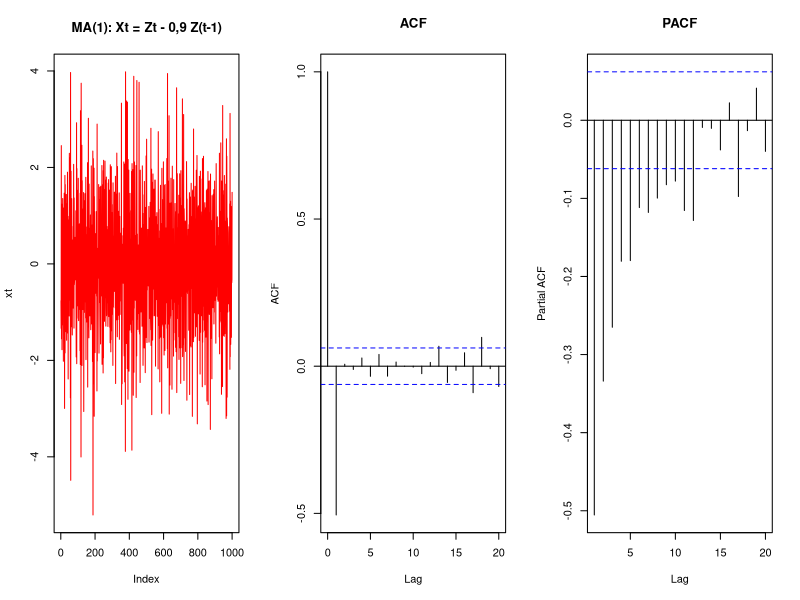
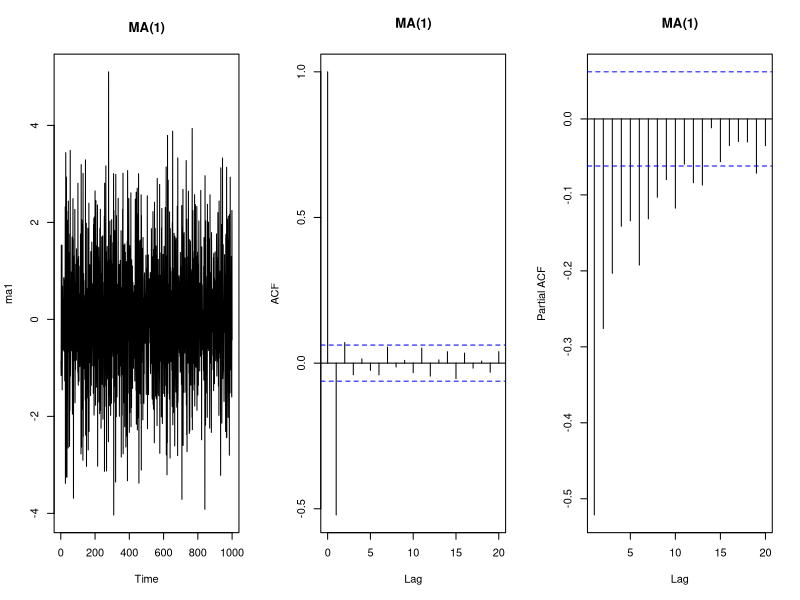
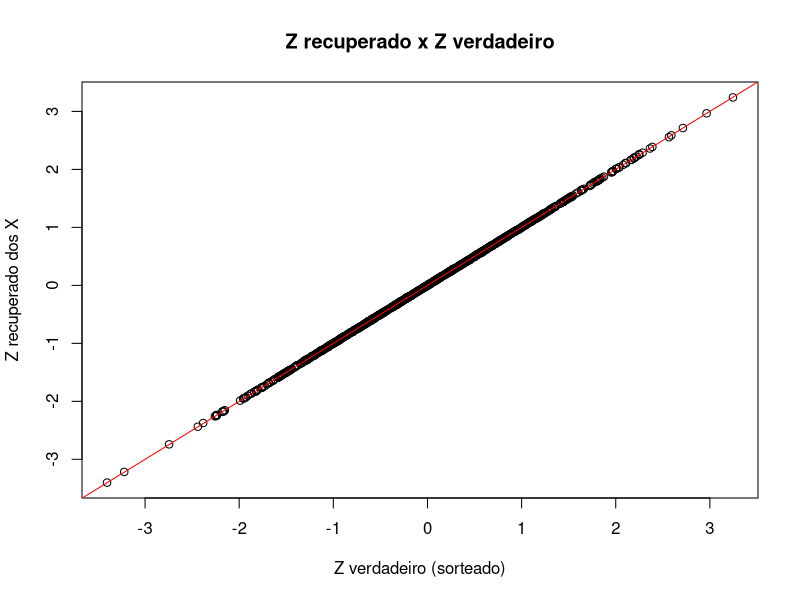

Here is the R script that generated these plots, in order:
# ==========================================================================
# 3o TRABALHO PRATICO - QUESTAO 2
# Considere o modelo MA(1):  Xt = Zt - 0,9*Z(t-1)
#   a) O modelo e estacionario?
#   b) O modelo e inversivel?
# ==========================================================================

library(tseries)      # traz o kpss.test (o mesmo teste usado pelo professor)
graphics.off()        # fecha graficos antigos que possam ter ficado abertos
set.seed(13679821) # semente do professor (Aulas/09/ProcEstocasticos.r): trava o sorteio
                      # e os resultados saem IGUAIS toda vez que o script for rodado
n     <- 1000         # numero de valores da serie (como no 01-MA.R)
beta1 <- -0.9         # o numero do modelo: Xt = Zt + beta1*Z(t-1) = Zt - 0,9*Z(t-1)

# --------------------------------------------------------------------------
# (a) ESTACIONARIEDADE
# --------------------------------------------------------------------------
# Gera a serie como o professor faz no 01-MA.R:
zt <- rnorm(1, 0, 1)                 # primeiro sorteio
xt <- 0
for (i in 2:(n + 1)) {
  zt[i] <- rnorm(1, 0, 1)            # sorteio novo (o "Z" de hoje)
  xt[i] <- zt[i] + beta1 * zt[i - 1] # Xt = Zt - 0,9*Z(t-1)
}
xt <- xt[2:(n + 1)]                  # descarta o primeiro valor (so um zero inicial)
z_verdadeiro <- zt[2:(n + 1)]        # guardamos os sorteios reais, para usar no item (b)

# Valores teoricos (as contas do trabalho), com sigma^2 = 1:
#   media = 0 ; variancia = (1 + beta1^2) = 1,81 ; covariancia lag 1 = beta1 = -0,9
mean(xt)                             # perto de 0
var(xt)                              # perto de 1,81
1 + beta1^2                          # variancia teorica = 1,81
beta1 / (1 + beta1^2)                # rho(1) teorico = -0,497 (formula do slide)
acf(xt, lag.max = 20, plot = FALSE)$acf[2]  # rho(1) estimado dos dados (perto de -0,497)

# Teste KPSS: H0 = serie estacionaria. p >= 0,05 -> NAO rejeita (e estacionaria).
kpss.test(xt, null = "L")

par(mfrow = c(1, 3))
plot(xt, type = "l", col = "red", main = "MA(1): Xt = Zt - 0,9 Z(t-1)")
acf(xt, type = "correlation", lag.max = 20, main = "ACF")
pacf(xt, lag.max = 20, main = "PACF")
par(mfrow = c(1, 1))
# A ACF tem so uma barra (lag 1, negativa) e corta: assinatura do MA(1).

# Conferencia com arima.sim (como o professor faz):
ma1 <- arima.sim(n = 1000, list(ma = c(-0.9)))
par(mfrow = c(1, 3))
plot.ts(ma1, main = "MA(1)")
acf(ma1, type = "correlation", lag.max = 20, main = "MA(1)")
pacf(ma1, lag.max = 20, main = "MA(1)")
par(mfrow = c(1, 1))

# --------------------------------------------------------------------------
# (b) INVERSIBILIDADE
# --------------------------------------------------------------------------
# Polinomio do MA: theta(B) = 1 + beta1*B = 1 - 0,9*B. Precisa ter a raiz FORA do circulo.
raiz <- polyroot(c(1, beta1))        # coeficientes do menor para o maior grau: 1 e -0,9
raiz                                 # 1,11 (+0i)
Mod(raiz)                            # modulo = 1,11 > 1  -> FORA do circulo -> INVERSIVEL
abs(beta1) < 1                       # o atalho do MA(1): |beta1| < 1  -> TRUE

# O que "inversivel" quer dizer: dar para recuperar o Z a partir dos X.
# Z(t) = X(t) + 0,9*X(t-1) + 0,81*X(t-2) + ...  (pesos 0,9^j, que diminuem)
pesos <- (-beta1)^(0:10)
pesos                                # 1, 0,9, 0,81, 0,729, ... (vao diminuindo)

# Teste pratico: reconstruir os Z usando SO os X (somando os 50 primeiros termos)
z_estimado <- stats::filter(xt, filter = (-beta1)^(0:50), method = "convolution", sides = 1)
z_estimado <- as.numeric(z_estimado)
ok <- 51:n                           # ignora o comeco (faltam valores do passado)
cor(z_estimado[ok], z_verdadeiro[ok])   # perto de 1: recuperamos o Z a partir dos X
plot(z_verdadeiro[ok], z_estimado[ok], xlab = "Z verdadeiro (sorteado)",
     ylab = "Z recuperado dos X", main = "Z recuperado x Z verdadeiro")
abline(0, 1, col = "red")            # pontos em cima da reta = recuperou direitinho

# Por que exigimos |beta1| < 1? Porque beta1 = -0,9 e beta1 = -1/0,9 = -1,11 geram
# EXATAMENTE a mesma ACF, e o R nao saberia qual escolher:
beta_b <- -1 / 0.9
beta1 / (1 + beta1^2)                # rho(1) com beta1 = -0,9   = -0,497
beta_b / (1 + beta_b^2)              # rho(1) com beta1 = -1,11  = -0,497 (igual!)
Mod(polyroot(c(1, beta_b)))          # 0,9 < 1 -> este NAO e inversivel (so um dos dois e)

# --------------------------------------------------------------------------
# RESUMO
# --------------------------------------------------------------------------
data.frame(
  pergunta = c("(a) Estacionario?", "(b) Inversivel?"),
  resposta = c("SIM", "SIM"),
  motivo   = c("todo MA e estacionario: media 0, variancia 1,81*sigma^2, covariancia so depende do lag",
               "raiz de 1 - 0,9B = 0 e 1,11 > 1 (fora do circulo unitario), equivale a |0,9| < 1")
)
